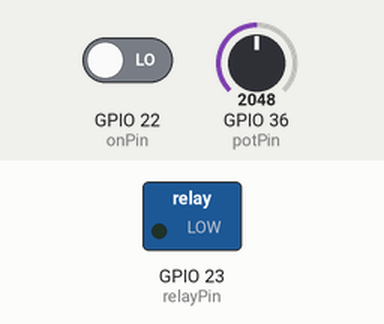
Recording of a program running on a simulated ESP32. Parts: switched loads named in the program (green lamp = pin HIGH). The inputs (shaded band) are chosen by the test bench; at power-on: GPIO 22 (onPin) LOW, GPIO 36 (potPin) = 2048. At 2.0 s the program stops and its outputs stay as they are.

Above: at 1.3 s.
1.4 s: GPIO 22 (onPin) driven HIGH
At 1.96 s:
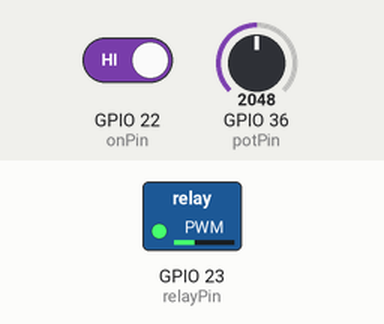
At 3.1 s:
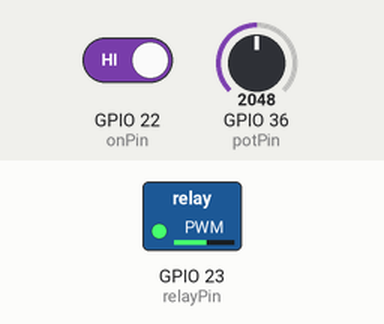
Timing chart, 0 to 3.5 s (numbered marks = the images above; inputs shaded):
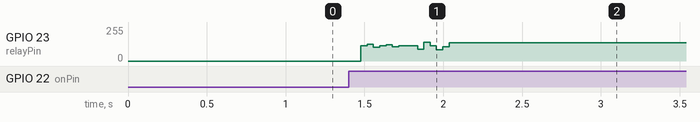

The program:

main.cpp
```cpp
#include <Arduino.h>
#include <ESP32Time.h>

#define potPin 36
#define relayPin 23
#define onPin 22
int i;
double tempo = 160;
double l = 1.0;
bool relayState1 = false;
int maxClickFactor = 80;
int potClickFactor;
double clickSpeed;
double maxClickSpeed = 8;

ESP32Time rtc;
int noteCurrentDuration;


const int totalNotes = 40;
double allNotes[totalNotes][2] = {
  { l/8, 1 },
  { l/8, 1 },
  { l/8+l/16, 2 },
  { l/16, 2 },
  { l/16, 0 },

  { l/16, 2 },
  { l/16, 1 },
  { l/16, 1 },
  { l/8+l/16, 2 },
  { l/16, 2 },
  { l/8, 1 },
  { l/8, 1 },
  { l/8+l/16, 2 },
  { l/16, 2 },
  { l/16, 0 },

  { l/16, 2 },
  { l/16, 1 },
  { l/16, 1 },
  { l/8+l/16, 2 },
  { l/16, 2 },
  { l/8, 1 },
  { l/8, 1 },
  { l/8+l/16, 2 },
  { l/16, 2 },
  { l/16, 0 },

  { l/16, 2 },
  { l/8, 1 },
  { l/8, 0 },

  { l/8, 2 },
  { l/16, 0 },

  { l/16, 2 },
  { l/16, 1 },
  { l/16, 1 },
  { l/8+l/16, 2 },
  { l/16, 2 },
  { l/16, 0 },

  { l/16, 2 },
  { l/8, 1 },
  { l/8, 0 },

  { l/8, 2 },
};


void relayClick(int clickFactor = 1, double clickDelayMillis = 6) {
  if (clickFactor < 1) {clickFactor = 1;}
  rtc.setTime();
  relayState1 = true;
  for (int i = -1; i < clickFactor; i++) {
    relayState1 = !relayState1;
    digitalWrite(relayPin, relayState1);
    delay(clickDelayMillis);
  }
  relayState1 = false; digitalWrite(relayPin, relayState1); //reset relay to be off
  noteCurrentDuration = rtc.getMicros();
}

void rest(double restValue) {
  rtc.setTime();
  double secBeatVal = ( (restValue*4) /tempo)*60.0;
  while (rtc.getMicros() < (secBeatVal*1000000)-noteCurrentDuration) {}
}

void beat(double beatValue, int tone = 1) {
  potClickFactor = floor( (analogRead(potPin)/4095.0)*maxClickFactor * beatValue);
  if (tone == 1) {
    clickSpeed = 8;
    potClickFactor = floor(potClickFactor/1.5);
  }
  if (tone == 2) {
    clickSpeed = 6;
  } else {clickSpeed = 6;}

  potClickFactor = floor( potClickFactor*(maxClickSpeed/clickSpeed) );
  relayClick(potClickFactor, clickSpeed);
  rest(beatValue);
}

void playNote(double note[2]) {
  if (note[1] != 0) {
    beat(note[0], note[1]);
  }else {
    rest(note[0]);
  }
}


void setup() {
  Serial.begin(115200);
  pinMode(relayPin, OUTPUT);
  pinMode(onPin, INPUT);

  digitalWrite(relayPin, relayState1);
  delay(100);
}


void loop() {
  i = 0;

  while(digitalRead(onPin) == HIGH || i != 0) {
    playNote(allNotes[i]);
    i++;
    if (i >= totalNotes) {i = 0;}
  }

}
```
